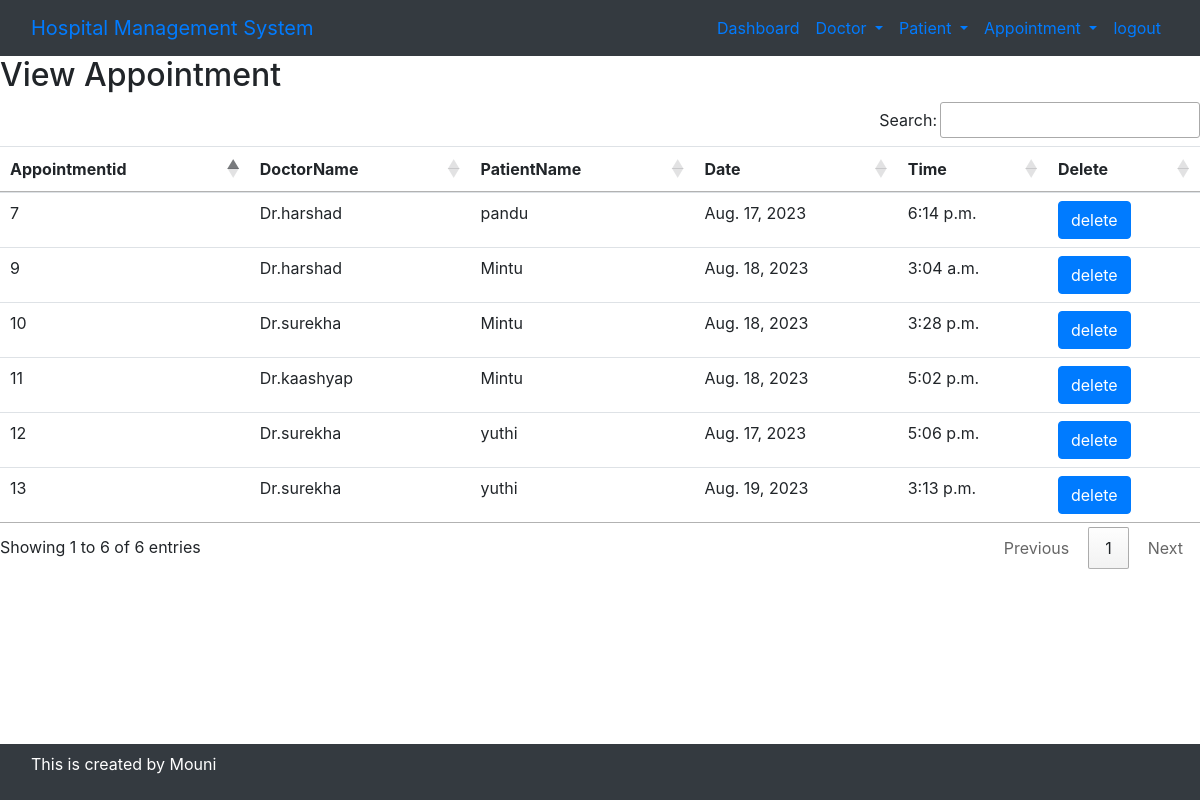
The app's page /view_Appoint/ (signed in), older data.
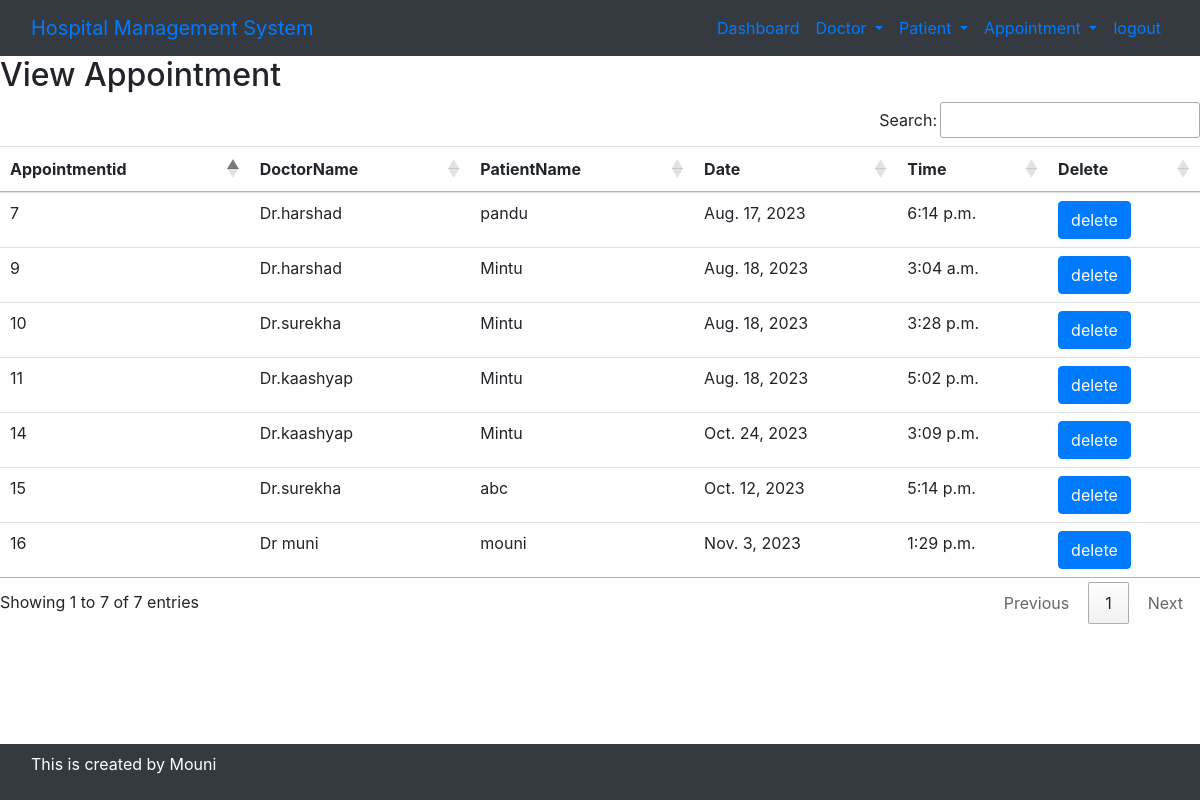
The same page, newer data.
### app/models.py (models this page shows)
class Appointment(models.Model):
    Doctor=models.ForeignKey('Doctor',on_delete=models.CASCADE)
    Patient=models.ForeignKey('Patient',on_delete=models.CASCADE)
    date=models.DateField()
    time=models.TimeField()

class Patient(models.Model):
    name=models.CharField(max_length=100)
    mobile=models.IntegerField(null=True)
    gender=models.CharField(max_length=100)
    address=models.TextField()
    def __str__(self):
        return self.name

### app/views.py (the view)
# urls.py: path('view_Appoint/',view_Appoint,name='view_Appoint'),
@login_required
def view_Appoint(request):
    APT=Appointment.objects.all()
    d={'APT':APT}
    return render(request,'view_Appoint.html',d)

### app/models.py (called while the page is built)
    def __str__(self):
        return self.Name

### templates/View_Appoint.html
{% include 'Base.html' %}
{% include 'navigation.html' %}
{% block content %}
    <div>
        <h2>View Appointment</h2>
        <table id="example" class="table table-hover">
            <thead>
                <tr>
                    <th>Appointmentid</th>
                    <th>DoctorName</th>
                    <th>PatientName</th>
                    <th>Date</th>
                    <th>Time</th>
                    <th>Delete</th>
                </tr>
            </thead>
            <tbody>
                {% for i in APT %}
                <tr>
                    <td>{{i.id}}</td>
                    <td>{{i.Doctor}}</td>
                    <td>{{i.Patient}}</td>
                    <td>{{i.date}}</td>
                    <td>{{i.time}}</td>
                    <td><a href="{% url 'delete_Appoint' i.id %}" onclick="return confirm('Are u sure u want to delete ?')"  class="btn btn-primary">delete</a></td>
                </tr>
                {% endfor %}
            </tbody>
        </table>
    </div>
{% endblock content %}
{% include 'footer.html' %}

### templates/Base.html (shortened to what this page needs)
{% load static %}
<!DOCTYPE html>
<html lang="en">
<head>
    <link rel="stylesheet" href="https://maxcdn.bootstrapcdn.com/bootstrap/4.5.2/css/bootstrap.min.css">
    <link rel="stylesheet" href="https://cdnjs.cloudflare.com/ajax/libs/font-awesome/6.4.2/css/all.min.css">
    <link rel="stylesheet" type="text/css" href="{% static 'css/mystyle.css' %}">
    <link rel="stylesheet" href="https://cdn.datatables.net/1.13.6/css/jquery.dataTables.min.css">
    <link rel="stylesheet" href="https://cdn.datatables.net/buttons/2.4.1/css/buttons.dataTables.min.css">
</head>
<body>
</body>
</html>

### templates/navigation.html (shortened to what this page needs)
  <nav class="navbar navbar-expand-lg bg-dark">
      <div class="container-fluid">
        <a class="navbar-brand" href="{% url 'Home' %}">Hospital Management System</a>
        <div class="collapse navbar-collapse" id="navbarSupportedContent">
          <ul class="navbar-nav ml-auto mb-2 mb-lg-0">
            {% if user.is_authenticated %}
              <li class="nav-item">
                <a class="nav-link" href="{% url 'index' %}">Dashboard</a>
              </li>
              <li class="nav-item dropdown ">
                <a class="nav-link dropdown-toggle" href="#" id="navbarDropdown" role="button" data-toggle="dropdown" aria-haspopup="true" aria-expanded="false">
                  Doctor
                </a>
              </li>
              <li class="nav-item dropdown ">
                <a class="nav-link dropdown-toggle" href="#" id="navbarDropdown" role="button" data-toggle="dropdown" aria-haspopup="true" aria-expanded="false">
                  Patient
                </a>
              </li>
              <li class="nav-item dropdown ">
                <a class="nav-link dropdown-toggle" href="#" id="navbarDropdown" role="button" data-toggle="dropdown" aria-haspopup="true" aria-expanded="false">
                  Appointment
                </a>
              </li>
            {% endif %}
            {% if user.is_authenticated %}
            <li class="nav-item">
              <a class="nav-link" href="{% url 'user_logout' %}">logout</a>
            </li>
            {% endif %}
          </ul>
        </div>
      </div>
    </nav>

### templates/footer.html
<nav class="navbar navbar-expand-lg bg-dark fixed-bottom">
    <div class="footer-bottom">
        <div class="container">
            <div class="row">
                <div class="col sm-12 text-center">
                    <p style="color: white;">This is created by Mouni </p>
                </div>
            </div>
        </div>
    </div>
</nav>

Row changes from the older to the newer data that the page shows:
removed Appointment: id "12", Doctor "Dr.surekha", Patient "yuthi", date "Aug. 17, 2023", time "5:06 p.m."
removed Appointment: id "13", Doctor "Dr.surekha", Patient "yuthi", date "Aug. 19, 2023", time "3:13 p.m."
added Appointment: id "14", Doctor "Dr.kaashyap", Patient "Mintu", date "Oct. 24, 2023", time "3:09 p.m."
added Appointment: id "15", Doctor "Dr.surekha", Patient "abc", date "Oct. 12, 2023", time "5:14 p.m."
added Appointment: id "16", Doctor "Dr muni", Patient "mouni", date "Nov. 3, 2023", time "1:29 p.m."
Text that changed along with them:
text written by a page script: "Search: Showing 1 to 6 of 6 entries Previous 1 Next" → "Search: Showing 1 to 7 of 7 entries Previous 1 Next"
